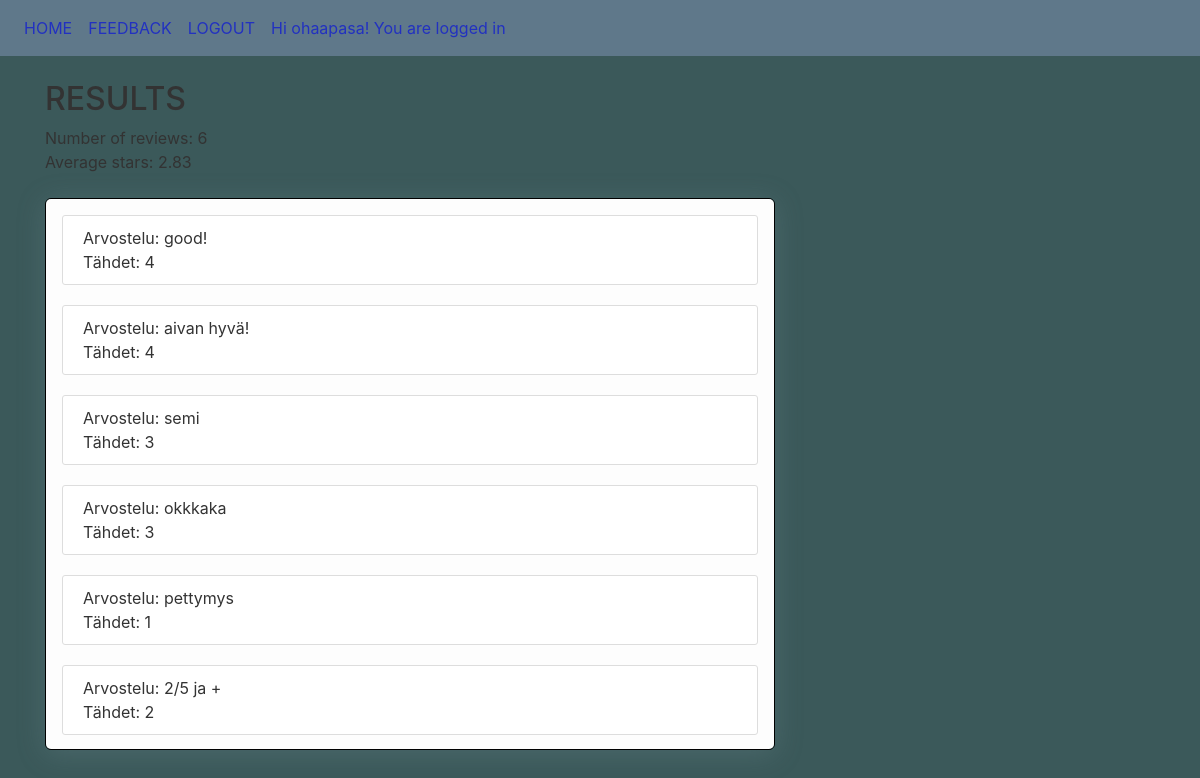
The page /review/3/ (signed in) on the database its author committed.
### beers/models.py (models this page shows, shortened)
class Review(models.Model):
    beer = models.ForeignKey(Beer, on_delete=models.CASCADE)
    reviewer = models.ForeignKey(User, on_delete=models.SET_DEFAULT, default="Unknown") #ehkä pitää olla!
    review_text = models.CharField(max_length=200, default="No review")
    stars = models.IntegerField(default=1)
    date_created = models.DateTimeField(default=timezone.now)

### beers/views.py (the view)
# urls.py: path('review/<int:id>/', views.reviewView, name='review'),
@csrf_protect
def reviewView(request, id):
    if request.user.is_authenticated:
        if request.method=='GET':
            try:
                reviews = Review.objects.all().filter(beer_id=id)
                amount = len(reviews)
                avg = "No reviews" if len(reviews) == 0  else round(mean([reviews[x].stars for x in range(0,len(reviews))]),2)
                context = {'reviews': reviews, 'amount': amount, 'avg':avg}
            except Review.DoesNotExist:
                raise Http404("Riview does not exist")
            return render(request, 'beers/review.html', context)
    else:
        return redirect('/login')

### beers/templates/beers/review.html
{% extends "beers/base.html" %}
{% block navbar %}
            <a class="nav-item nav-link" href="/home">HOME</a>
            <a class="nav-item nav-link" href="#">FEEDBACK</a>
            <a class="nav-item nav-link" href="/logout">LOGOUT</a>
            <a class= "nav-item nav-link"> Hi {{ user.username }}! You are logged in</a>
{% endblock navbar %}
{% block content %}
<div>
    <h2>RESULTS</h2>
    Number of reviews: {{amount }} <br>
    Average stars: {{ avg }} <br> <br>
<div class="scroller">
    {% for review in reviews %}
    <article class="media content-section">
    <div class="media-body">
        Arvostelu: {{ review.review_text }} <br>
        Tähdet: {{ review.stars }}
    </div>
</article>
    {% endfor %}
</div>
</div>
{% endblock content %}

### beers/static/beers/main.css (style rules this page uses)
body { background: #3b595a; color: #333333; margin-top: 5rem; }
h2 { color: #333333; }
.site-header .navbar-nav .nav-link { color: #2231c0; }
.content-section { background: #ffffff; padding: 10px 20px; border: 1px solid #dddddd; border-radius: 3px; margin-bottom: 20px; }
.scroller { background-color: #fdfdfd; height: 100%; width: 100%; border-radius: 6px; box-shadow: 0 4px 28px rgba(123,151,158,.25); border: 1px solid #d6dee1; padding: 1rem; overflow: scroll; }

### rows shown on the page
Review: review_text "good!", stars "4"
Review: review_text "aivan hyvä!", stars "4"
Review: review_text "semi", stars "3"
Review: review_text "okkkaka", stars "3"
Review: review_text "pettymys", stars "1"
Review: review_text "2/5 ja +", stars "2"

### other values the page prints
{{ user.username }} "ohaapasa"
{{ amount }} "6"
{{ avg }} "2.83"
